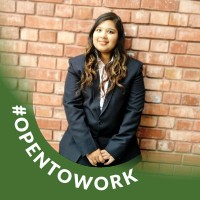
#> input picture face_recognition/dhruvi.jpg, 200 x 200 px, given in place of the camera
$ python video.py
#> lines starting #> are read from the running program, lines starting #| are printed output that depends on the picture; after the words box and inside, x2 and y2 are one past the last pixel; in counts of white or black regions, pixels touching at a corner belong together
import cv2,numpy,os,sys
haar_file='C:\\Users\\dhruvi\\Desktop\\face_recognition\\haarcascade_face.xml'
# [5 lines of commented-out code are left out]
path='C:\\Users\\dhruvi\\Desktop'

(width,height)=(130,20)
face=cv2.CascadeClassifier(haar_file)
##img=cv2.imread('C:\\Users\\dhruvi\\Desktop\\face_recognition\\dhruvi.jpg')

vid=cv2.VideoCapture(0)
i=0
while(True):

    (_,img)=vid.read()
#> img is the input picture: shape (200, 200, 3); mean B, G, R 100.2, 132.8, 144.3
    gray=cv2.cvtColor(img,cv2.COLOR_BGR2GRAY)
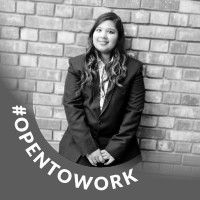
#> gray: shape (200, 200); min 0, max 255, mean 132.5
    faces=face.detectMultiScale(gray,1.3,3)
#> faces = [[91, 21, 28, 28]]
    for (x,y,w,h)in faces:
        cv2.rectangle(img,(x,y),(x+w,h+y),(0,0,255),2)
        fac=gray[y:y+h,x:x+w]
        final_face=cv2.resize(fac,(width,height))
#> this loop made 1 pass
#> pass 1, `fac=gray[y:y+h,x:x+w]`:
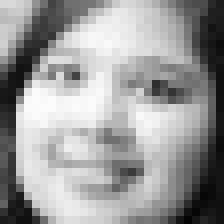
#> fac: shape (28, 28) (shown 8 times larger); min 4, max 252, mean 154
#> pass 1, `final_face=cv2.resize(fac,(width,height))`:
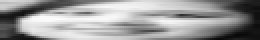
#> final_face: shape (20, 130) (shown 2 times larger); min 7, max 252, mean 153.8
#> after the loop:
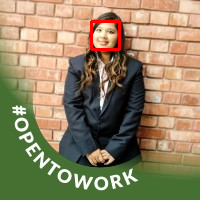
#> img: shape (200, 200, 3); 0.83% of pixels changed, all inside (x1, y1, x2, y2) = (90, 20, 121, 51)
    ##    cv2.imwrite('%s / abc .png' %(path),final_face)


    i+=1
    cv2.imshow('OpenCV',img)
    keyboard=cv2.waitKey(5)
#> (key Esc is pressed here)
    if keyboard == 27:
        break
